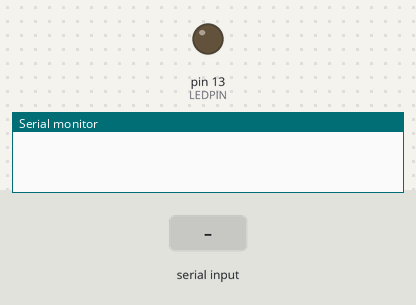
This sketch was run on a simulated Arduino Uno, built with avr-gcc and run on an emulated ATmega328P. On the bench: output pins drawn as LEDs (lit = HIGH), the last lines printed to the serial monitor. The test bench sets the inputs (shaded band).

Above: at 1.2 s.
1.3 s: "LEDON\n" received over Serial
At 2.2 s:
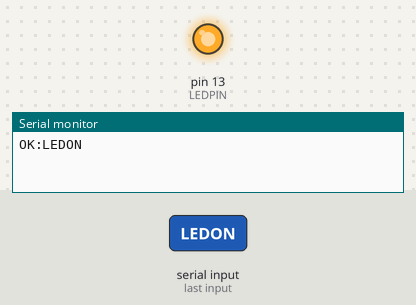
2.8 s: "LEDOFF\n" received over Serial
At 3.4 s:
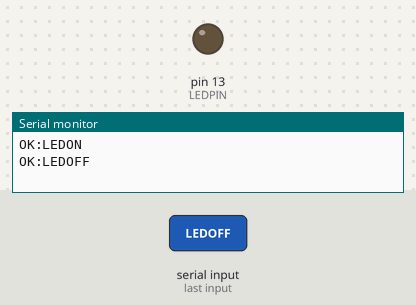
Timing chart, 0 to 5.8 s (numbered marks = the images above; inputs shaded):
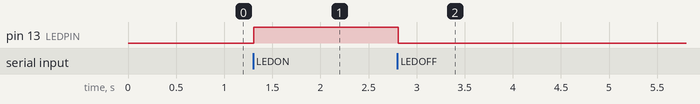

The sketch:

ino.ino
```cpp
const int LEDPIN = 13;

void setup() {
 pinMode(LEDPIN, OUTPUT);
 digitalWrite(LEDPIN, LOW);
 Serial.begin(9600);
}

void loop() {
  if (Serial.available()) {
    String cmd = Serial.readStringUntil('\n');
    cmd.trim();

   if (cmd == "LEDON") {
   digitalWrite(LEDPIN, HIGH);
   Serial.println("OK:LEDON");
 } else if (cmd == "LEDOFF") {
   digitalWrite(LEDPIN, LOW);
   Serial.println("OK:LEDOFF");
} else {
   Serial.println("CMDINVLAID");
    }
  }
}
```

Measured:
- after the input at 1.3 s, pin 13 (LEDPIN): LOW → HIGH at once
- after the input at 2.8 s, pin 13 (LEDPIN): HIGH → LOW at once
